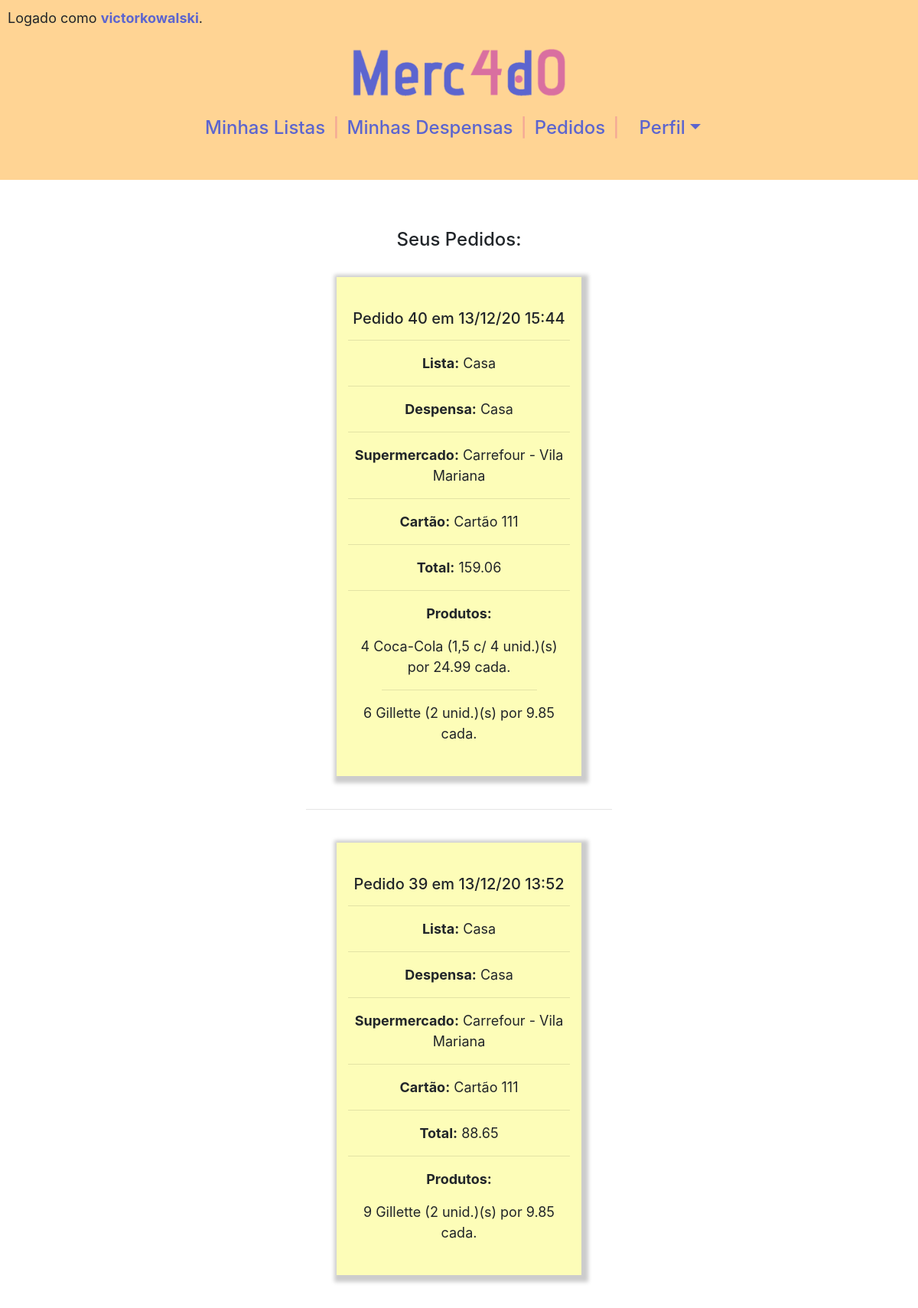
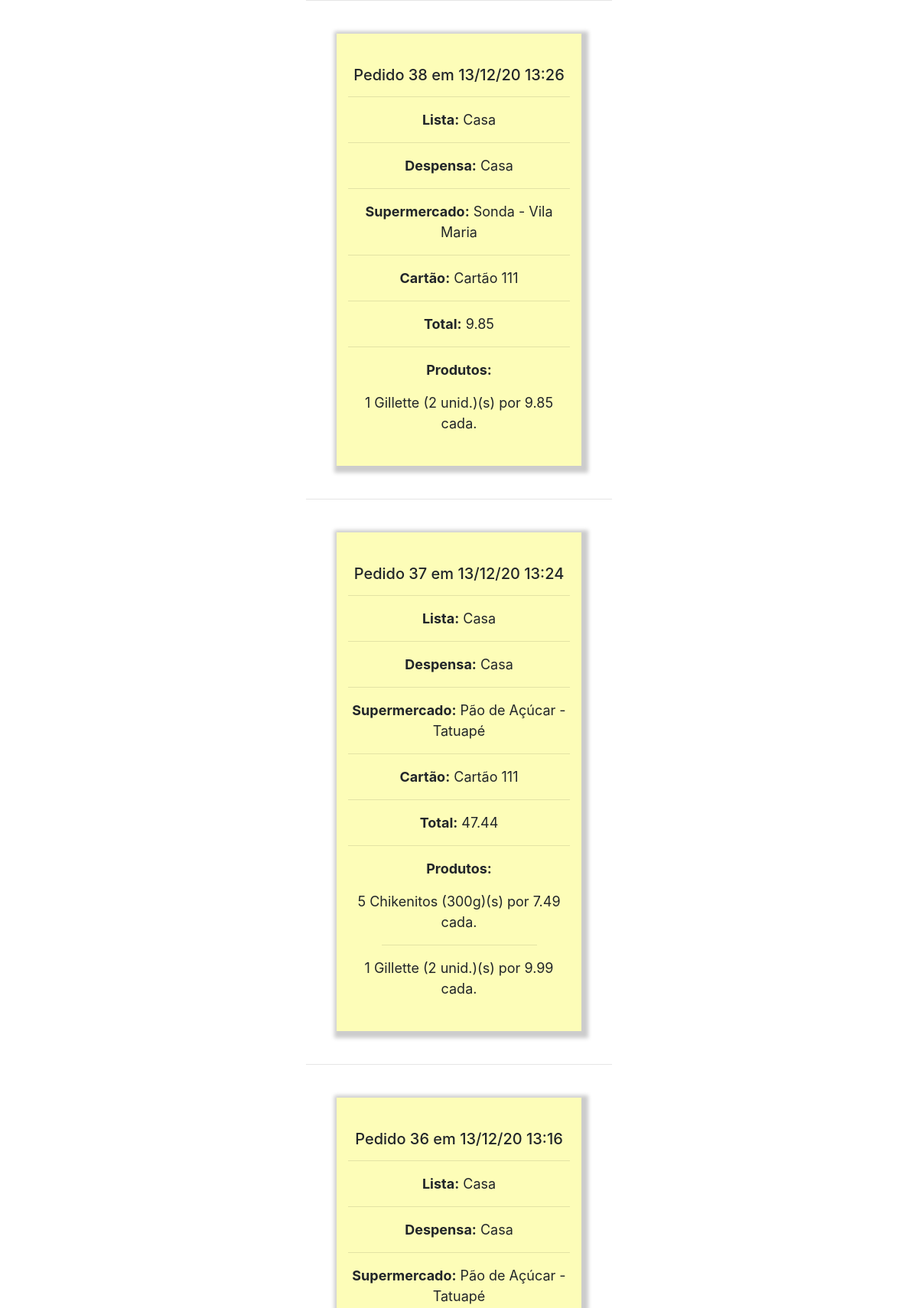
/historico (signed in, upper part), run on the app's committed database (2 pictures, top to bottom).
### compras/models.py (models this page shows, shortened)
class Usuario(AbstractUser):
    cpf = models.CharField(max_length=11)

class Historico(models.Model):
    lista =  models.CharField(max_length=50)
    acompanhamento =  models.CharField(max_length=50, blank=True)
    supermercado = models.CharField(max_length=100)
    cartao = models.CharField(max_length=20)
    endereco = models.CharField(max_length=500)
    data = models.DateTimeField(default=timezone.now)
    total = models.DecimalField(max_digits=10, decimal_places=2)
    usuario = models.ForeignKey(Usuario,
                                on_delete=models.CASCADE,
                                related_name="historicos")

class ProdutoHistorico(models.Model):
    historico = models.ForeignKey(Historico, on_delete=models.CASCADE, related_name="produtos")
    produto = models.CharField(max_length=50)
    quantidade = models.PositiveIntegerField()
    preco = models.DecimalField(max_digits=10, decimal_places=2)

### compras/views.py (the view)
# urls.py: path("historico", views.historico, name="historico"),
@login_required(login_url='login')
def historico(request):
    if request.method == "GET":
        return render(request, "compras/historico.html",{
            'historicos': Historico.objects.filter(usuario=request.user).reverse()
        })
    else:
        return render(request, "compras/historico.html")

### compras/templates/compras/historico.html
{% extends "compras/layout.html" %}
{% block body %}
<h4>Seus Pedidos:</h4>
<br>
<ul>
{% for historico in historicos reversed %}
    <div class='center_box' >
    <div class="box_padrao" style="background-color: rgb(253, 253, 184); border-radius: 0%;">
    <li>
        <br>
        <b><h5>Pedido {{ historico.id }} em {{ historico.data|date:"d/m/y H:i" }}</h5></b>
        <hr>
        <p><b>Lista:</b> {{ historico.lista }}</p>
        <hr>
        <p><b>Despensa:</b> {{ historico.acompanhamento }}</p>
        <hr>
        <p><b>Supermercado:</b> {{ historico.supermercado }}</p>
        <hr>
        <p><b>Cartão:</b> {{ historico.cartao }}</p>
        <hr>
        <p><b>Total:</b> {{ historico.total }}</p>
        <hr>
        <p><b>Produtos:</b></p>
        <ul>
            {% for item in historico.produtos.all %}
                {% if forloop.counter0 > 0 %}
                <hr style="width:70%">
                {% endif %}
                <li>{{ item.quantidade }} {{ item.produto }}(s) por {{ item.preco }} cada.</li>
            {% endfor %}
        </ul>
        <br>
    </li>
    </div>
    </div>
    <br><hr><br>
{% empty %}
    <p">Nenhum pedido ainda.</p>
{% endfor %}
</ul>
{% endblock %}

### compras/templates/compras/layout.html (shortened to what this page needs)
{% load static %}
<!DOCTYPE html>
<html lang="en">
<head>
    <link rel="stylesheet" href="https://cdn.jsdelivr.net/npm/bootstrap@4.5.3/dist/css/bootstrap.min.css">
    <link rel="stylesheet" href="{% static 'compras/styles.css' %}">
    <link rel="stylesheet" href="https://cdn.jsdelivr.net/npm/bootstrap-select@1.13.14/dist/css/bootstrap-select.min.css">
</head>
<body>
    <main>
        <header>
        <section>
            {% if user.is_authenticated %}
            <p>Logado como <a id="username" href="{% url 'conta' %}">{{ user.username }}</a>.</p>
            {% else %}
            <p style="color:transparent;">eduardo</p>
            {% endif %}
        </section>
        <h1><a href="{% url 'index' %}"> <img src="{%  static 'compras/LogoMerc4d0.png' %}" id="LogoMerc4d0"></a></h1>
        <h4>
            <nav id=navegacao-principal>
                <ul>
                    {% if not user.is_authenticated %}
                    <li><a href="{% url 'login' %}">Login</a></li>
                    <span>|</span>
                    <li><a href="{% url 'registrar' %}">Registrar-se</a></li>
                    {% else %}
                    <li><a href="{% url 'index' %}">Minhas Listas</a></li>
                    <span>|</span>
                    <li><a href="{% url 'acompanhamentos' %}">Minhas Despensas</a></li>
                    <span>|</span>
                    <li><a href="{% url 'pedidos' %}">Pedidos</a></li>
                    <span>|</span>
                    <li class="nav-item dropdown">
                        <a class="nav-link dropdown-toggle" data-toggle="dropdown" role="button" aria-expanded="false">Perfil</a>
                    </li>
                    {% endif %}
                </ul>
            </nav>
        </h4>
        <br>
        </header>
        <br>
        <br>
        <div class="conteudo">
        {% block body %}
        {% endblock %}
        </div>
    </main>
</body>
</html>

### compras/static/compras/styles.css (style rules this page uses)
:root { --primary-color: #5c65cf; --secondary-color: #d96fa0; --primary-background: #fffaea; --secondary-background: #f4a896; --tertiary-background: #ffd494; --nav-background:#ffd494; font-family: Montserrat, sans-serif; font-size: 16px; line-height: 1.5em; }
body { font-size: large; height: 100%; min-height: 500px; padding: 0px; }
.conteudo { padding: 10px; }
main { min-height: 93vh; }
.box_padrao { box-shadow: 3px 3px 5px 6px #ccc; padding: 15px; border-radius: 5%; width: 80%; max-width: 400px; }
.center_box { display:flex; justify-content: center; }
section { text-align: left; }
a#username { color: var(--primary-color); font-weight: bold; }
nav#navegacao-principal { justify-content : center; color: var(--primary-color); display: flex; flex-direction: row; }
nav#navegacao-principal ul { margin: 0; padding: 0; }
nav#navegacao-principal li { display: inline-block; padding: 10px; }
a { color: var(--primary-color); }
span { color: var(--secondary-background); }
img#LogoMerc4d0 { width: 280px; }
body { overflow-x: auto; text-align: center; }
body img { max-width: 100%; }
ul { list-style-type: none; display: table; margin: 0 auto; padding: 0; }
body header { background-color:var(--nav-background); padding: 0px; }
header p { padding: 10px; }

### data on the page
Usuario: username "victorkowalski"
Historico: id "40", data "13/12/20 15:44", lista "Casa", acompanhamento "Casa", supermercado "Carrefour - Vila Mariana", cartao "Cartão 111", total "159.06"
ProdutoHistorico: quantidade "4", produto "Coca-Cola (1,5 c/ 4 unid.)", preco "24.99"
ProdutoHistorico: quantidade "6", produto "Gillette (2 unid.)", preco "9.85"
Historico: id "39", data "13/12/20 13:52", lista "Casa", acompanhamento "Casa", supermercado "Carrefour - Vila Mariana", cartao "Cartão 111", total "88.65"
ProdutoHistorico: quantidade "9", produto "Gillette (2 unid.)", preco "9.85"
Historico: id "38", data "13/12/20 13:26", lista "Casa", acompanhamento "Casa", supermercado "Sonda - Vila Maria", cartao "Cartão 111", total "9.85"
ProdutoHistorico: quantidade "1", produto "Gillette (2 unid.)", preco "9.85"
Historico: id "37", data "13/12/20 13:24", lista "Casa", acompanhamento "Casa", supermercado "Pão de Açúcar - Tatuapé", cartao "Cartão 111", total "47.44"
ProdutoHistorico: quantidade "5", produto "Chikenitos (300g)", preco "7.49"
ProdutoHistorico: quantidade "1", produto "Gillette (2 unid.)", preco "9.99"
Historico: id "36", data "13/12/20 13:16", lista "Casa", acompanhamento "Casa", supermercado "Pão de Açúcar - Tatuapé"
